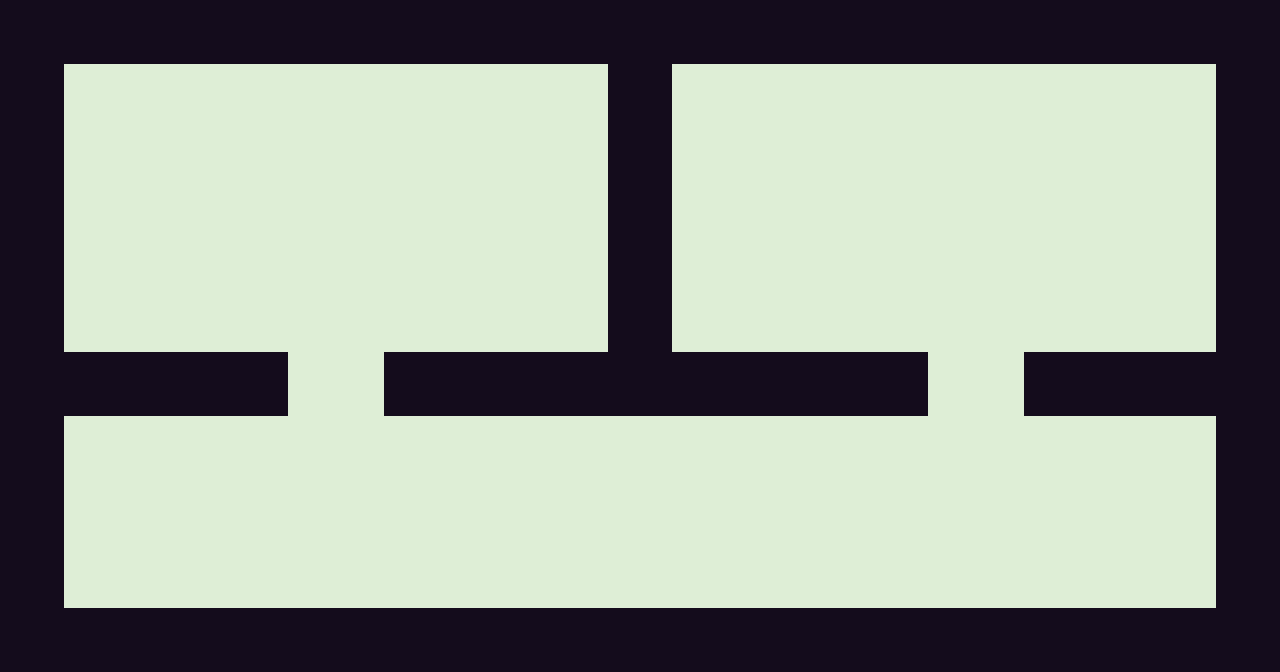

A 2D game scene composited from a Tiled map and its tileset images. What follows is a short description and the map's XML, with every tile layer's data as written:
An orthogonal 40x21 tile map with 32x32 px tiles, 3 tile layers (BACK, GROUND, FRONT) and 16 objects (7x enemy, portal).

<map version="1.0" tiledversion="1.0.2" orientation="orthogonal" renderorder="right-down" width="40" height="21" tilewidth="32" tileheight="32" nextobjectid="141">
 <tileset firstgid="1" source="tilesets/basic.tsx" />
 <layer name="BACK" width="40" height="21">
  <data encoding="csv">
0,0,0,0,0,0,0,0,0,0,0,0,0,0,0,0,0,0,0,0,0,0,0,0,0,0,0,0,0,0,0,0,0,0,0,0,0,0,0,0,
0,0,0,0,0,0,0,0,0,0,0,0,0,0,0,0,0,0,0,0,0,0,0,0,0,0,0,0,0,0,0,0,0,0,0,0,0,0,0,0,
0,0,0,0,0,0,0,0,0,0,0,0,0,0,0,0,0,0,0,0,0,0,0,0,0,0,0,0,0,0,0,0,0,0,0,0,0,0,0,0,
0,0,0,0,0,0,0,0,0,0,0,0,0,0,0,0,0,0,0,0,0,0,0,0,0,0,0,0,0,0,0,0,0,0,0,0,0,0,0,0,
0,0,0,0,0,0,0,0,0,0,0,0,0,0,0,0,0,0,0,0,0,0,0,0,0,0,0,0,0,0,0,0,0,0,0,0,0,0,0,0,
0,0,0,0,0,0,0,0,0,0,0,0,0,0,0,0,0,0,0,0,0,0,0,0,0,0,0,0,0,0,0,0,0,0,0,0,0,0,0,0,
0,0,0,0,0,0,0,0,0,0,0,0,0,0,0,0,0,0,0,0,0,0,0,0,0,0,0,0,0,0,0,0,0,0,0,0,0,0,0,0,
0,0,0,0,0,0,0,0,0,0,0,0,0,0,0,0,0,0,0,0,0,0,0,0,0,0,0,0,0,0,0,0,0,0,0,0,0,0,0,0,
0,0,0,0,0,0,0,0,0,0,0,0,0,0,0,0,0,0,0,0,0,0,0,0,0,0,0,0,0,0,0,0,0,0,0,0,0,0,0,0,
0,0,0,0,0,0,0,0,0,0,0,0,0,0,0,0,0,0,0,0,0,0,0,0,0,0,0,0,0,0,0,0,0,0,0,0,0,0,0,0,
0,0,0,0,0,0,0,0,0,0,0,0,0,0,0,0,0,0,0,0,0,0,0,0,0,0,0,0,0,0,0,0,0,0,0,0,0,0,0,0,
0,0,0,0,0,0,0,0,0,0,0,0,0,0,0,0,0,0,0,0,0,0,0,0,0,0,0,0,0,0,0,0,0,0,0,0,0,0,0,0,
0,0,0,0,0,0,0,0,0,0,0,0,0,0,0,0,0,0,0,0,0,0,0,0,0,0,0,0,0,0,0,0,0,0,0,0,0,0,0,0,
0,0,0,0,0,0,0,0,0,0,0,0,0,0,0,0,0,0,0,0,0,0,0,0,0,0,0,0,0,0,0,0,0,0,0,0,0,0,0,0,
0,0,0,0,0,0,0,0,0,0,0,0,0,0,0,0,0,0,0,0,0,0,0,0,0,0,0,0,0,0,0,0,0,0,0,0,0,0,0,0,
0,0,0,0,0,0,0,0,0,0,0,0,0,0,0,0,0,0,0,0,0,0,0,0,0,0,0,0,0,0,0,0,0,0,0,0,0,0,0,0,
0,0,0,0,0,0,0,0,0,0,0,0,0,0,0,0,0,0,0,0,0,0,0,0,0,0,0,0,0,0,0,0,0,0,0,0,0,0,0,0,
0,0,0,0,0,0,0,0,0,0,0,0,0,0,0,0,0,0,0,0,0,0,0,0,0,0,0,0,0,0,0,0,0,0,0,0,0,0,0,0,
0,0,0,0,0,0,0,0,0,0,0,0,0,0,0,0,0,0,0,0,0,0,0,0,0,0,0,0,0,0,0,0,0,0,0,0,0,0,0,0,
0,0,0,0,0,0,0,0,0,0,0,0,0,0,0,0,0,0,0,0,0,0,0,0,0,0,0,0,0,0,0,0,0,0,0,0,0,0,0,0,
0,0,0,0,0,0,0,0,0,0,0,0,0,0,0,0,0,0,0,0,0,0,0,0,0,0,0,0,0,0,0,0,0,0,0,0,0,0,0,0
</data>
 </layer>
 <layer name="GROUND" width="40" height="21">
  <data encoding="csv">
2,2,2,2,2,2,2,2,2,2,2,2,2,2,2,2,2,2,2,2,2,2,2,2,2,2,2,2,2,2,2,2,2,2,2,2,2,2,2,2,
2,2,2,2,2,2,2,2,2,2,2,2,2,2,2,2,2,2,2,2,2,2,2,2,2,2,2,2,2,2,2,2,2,2,2,2,2,2,2,2,
2,2,1,1,1,1,1,1,1,1,1,1,1,1,1,1,1,1,1,2,2,1,1,1,1,1,1,1,1,1,1,1,1,1,1,1,1,1,2,2,
2,2,1,1,1,1,1,1,1,1,1,1,1,1,1,1,1,1,1,2,2,1,1,1,1,1,1,1,1,1,1,1,1,1,1,1,1,1,2,2,
2,2,1,1,1,1,1,1,1,1,1,1,1,1,1,1,1,1,1,2,2,1,1,1,1,1,1,1,1,1,1,1,1,1,1,1,1,1,2,2,
2,2,1,1,1,1,1,1,1,1,1,1,1,1,1,1,1,1,1,2,2,1,1,1,1,1,1,1,1,1,1,1,1,1,1,1,1,1,2,2,
2,2,1,1,1,1,1,1,1,1,1,1,1,1,1,1,1,1,1,2,2,1,1,1,1,1,1,1,1,1,1,1,1,1,1,1,1,1,2,2,
2,2,1,1,1,1,1,1,1,1,1,1,1,1,1,1,1,1,1,2,2,1,1,1,1,1,1,1,1,1,1,1,1,1,1,1,1,1,2,2,
2,2,1,1,1,1,1,1,1,1,1,1,1,1,1,1,1,1,1,2,2,1,1,1,1,1,1,1,1,1,1,1,1,1,1,1,1,1,2,2,
2,2,1,1,1,1,1,1,1,1,1,1,1,1,1,1,1,1,1,2,2,1,1,1,1,1,1,1,1,1,1,1,1,1,1,1,1,1,2,2,
2,2,1,1,1,1,1,1,1,1,1,1,1,1,1,1,1,1,1,2,2,1,1,1,1,1,1,1,1,1,1,1,1,1,1,1,1,1,2,2,
2,2,2,2,2,2,2,2,2,1,1,1,2,2,2,2,2,2,2,2,2,2,2,2,2,2,2,2,2,1,1,1,2,2,2,2,2,2,2,2,
2,2,2,2,2,2,2,2,2,1,1,1,2,2,2,2,2,2,2,2,2,2,2,2,2,2,2,2,2,1,1,1,2,2,2,2,2,2,2,2,
2,2,1,1,1,1,1,1,1,1,1,1,1,1,1,1,1,1,1,1,1,1,1,1,1,1,1,1,1,1,1,1,1,1,1,1,1,1,2,2,
2,2,1,1,1,1,1,1,1,1,1,1,1,1,1,1,1,1,1,1,1,1,1,1,1,1,1,1,1,1,1,1,1,1,1,1,1,1,2,2,
2,2,1,1,1,1,1,1,1,1,1,1,1,1,1,1,1,1,1,1,1,1,1,1,1,1,1,1,1,1,1,1,1,1,1,1,1,1,2,2,
2,2,1,1,1,1,1,1,1,1,1,1,1,1,1,1,1,1,1,1,1,1,1,1,1,1,1,1,1,1,1,1,1,1,1,1,1,1,2,2,
2,2,1,1,1,1,1,1,1,1,1,1,1,1,1,1,1,1,1,1,1,1,1,1,1,1,1,1,1,1,1,1,1,1,1,1,1,1,2,2,
2,2,1,1,1,1,1,1,1,1,1,1,1,1,1,1,1,1,1,1,1,1,1,1,1,1,1,1,1,1,1,1,1,1,1,1,1,1,2,2,
2,2,2,2,2,2,2,2,2,2,2,2,2,2,2,2,2,2,2,2,2,2,2,2,2,2,2,2,2,2,2,2,2,2,2,2,2,2,2,2,
2,2,2,2,2,2,2,2,2,2,2,2,2,2,2,2,2,2,2,2,2,2,2,2,2,2,2,2,2,2,2,2,2,2,2,2,2,2,2,2
</data>
 </layer>
 <layer name="FRONT" width="40" height="21">
  <data encoding="csv">
0,0,0,0,0,0,0,0,0,0,0,0,0,0,0,0,0,0,0,0,0,0,0,0,0,0,0,0,0,0,0,0,0,0,0,0,0,0,0,0,
0,0,0,0,0,0,0,0,0,0,0,0,0,0,0,0,0,0,0,0,0,0,0,0,0,0,0,0,0,0,0,0,0,0,0,0,0,0,0,0,
0,0,0,0,0,0,0,0,0,0,0,0,0,0,0,0,0,0,0,0,0,0,0,0,0,0,0,0,0,0,0,0,0,0,0,0,0,0,0,0,
0,0,0,0,0,0,0,0,0,0,0,0,0,0,0,0,0,0,0,0,0,0,0,0,0,0,0,0,0,0,0,0,0,0,0,0,0,0,0,0,
0,0,0,0,0,0,0,0,0,0,0,0,0,0,0,0,0,0,0,0,0,0,0,0,0,0,0,0,0,0,0,0,0,0,0,0,0,0,0,0,
0,0,0,0,0,0,0,0,0,0,0,0,0,0,0,0,0,0,0,0,0,0,0,0,0,0,0,0,0,0,0,0,0,0,0,0,0,0,0,0,
0,0,0,0,0,0,0,0,0,0,0,0,0,0,0,0,0,0,0,0,0,0,0,0,0,0,0,0,0,0,0,0,0,0,0,0,0,0,0,0,
0,0,0,0,0,0,0,0,0,0,0,0,0,0,0,0,0,0,0,0,0,0,0,0,0,0,0,0,0,0,0,0,0,0,0,0,0,0,0,0,
0,0,0,0,0,0,0,0,0,0,0,0,0,0,0,0,0,0,0,0,0,0,0,0,0,0,0,0,0,0,0,0,0,0,0,0,0,0,0,0,
0,0,0,0,0,0,0,0,0,0,0,0,0,0,0,0,0,0,0,0,0,0,0,0,0,0,0,0,0,0,0,0,0,0,0,0,0,0,0,0,
0,0,0,0,0,0,0,0,0,0,0,0,0,0,0,0,0,0,0,0,0,0,0,0,0,0,0,0,0,0,0,0,0,0,0,0,0,0,0,0,
0,0,0,0,0,0,0,0,0,0,0,0,0,0,0,0,0,0,0,0,0,0,0,0,0,0,0,0,0,0,0,0,0,0,0,0,0,0,0,0,
0,0,0,0,0,0,0,0,0,0,0,0,0,0,0,0,0,0,0,0,0,0,0,0,0,0,0,0,0,0,0,0,0,0,0,0,0,0,0,0,
0,0,0,0,0,0,0,0,0,0,0,0,0,0,0,0,0,0,0,0,0,0,0,0,0,0,0,0,0,0,0,0,0,0,0,0,0,0,0,0,
0,0,0,0,0,0,0,0,0,0,0,0,0,0,0,0,0,0,0,0,0,0,0,0,0,0,0,0,0,0,0,0,0,0,0,0,0,0,0,0,
0,0,0,0,0,0,0,0,0,0,0,0,0,0,0,0,0,0,0,0,0,0,0,0,0,0,0,0,0,0,0,0,0,0,0,0,0,0,0,0,
0,0,0,0,0,0,0,0,0,0,0,0,0,0,0,0,0,0,0,0,0,0,0,0,0,0,0,0,0,0,0,0,0,0,0,0,0,0,0,0,
0,0,0,0,0,0,0,0,0,0,0,0,0,0,0,0,0,0,0,0,0,0,0,0,0,0,0,0,0,0,0,0,0,0,0,0,0,0,0,0,
0,0,0,0,0,0,0,0,0,0,0,0,0,0,0,0,0,0,0,0,0,0,0,0,0,0,0,0,0,0,0,0,0,0,0,0,0,0,0,0,
0,0,0,0,0,0,0,0,0,0,0,0,0,0,0,0,0,0,0,0,0,0,0,0,0,0,0,0,0,0,0,0,0,0,0,0,0,0,0,0,
0,0,0,0,0,0,0,0,0,0,0,0,0,0,0,0,0,0,0,0,0,0,0,0,0,0,0,0,0,0,0,0,0,0,0,0,0,0,0,0
</data>
 </layer>
 <objectgroup name="ENTITIES" opacity="0.76">
  <object id="132" name="enemy" gid="3" x="768" y="320" width="32" height="32" />
  <object id="133" name="enemy" gid="3" x="1120" y="256" width="32" height="32" />
  <object id="134" name="enemy" gid="3" x="192" y="544" width="32" height="32" />
  <object id="135" name="enemy" gid="3" x="544" y="480" width="32" height="32" />
  <object id="136" name="enemy" gid="3" x="864" y="160" width="32" height="32" />
  <object id="137" name="enemy" gid="3" x="1152" y="480" width="32" height="32" />
  <object id="138" name="enemy" gid="3" x="800" y="576" width="32" height="32" />
  <object id="139" name="portal" gid="4" x="1024" y="128" width="32" height="32">
   <properties>
    <property name="DEST" value="END" />
   </properties>
  </object>
 </objectgroup>
 <objectgroup name="COLLISION">
  <object id="119" x="64" y="352" width="224" height="64" />
  <object id="120" x="384" y="352" width="544" height="64" />
  <object id="121" x="0" y="0" width="64" height="672" />
  <object id="122" x="64" y="608" width="1152" height="64" />
  <object id="123" x="64" y="0" width="1152" height="64" />
  <object id="124" x="1216" y="0" width="64" height="672" />
  <object id="125" x="608" y="64" width="64" height="288" />
  <object id="140" x="1024" y="352" width="192" height="64" />
 </objectgroup>
</map>
